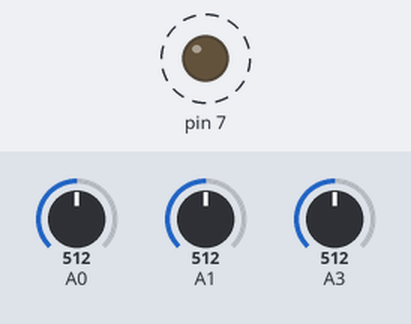
The sketch below on a simulated Arduino Uno, built with avr-gcc and run on an emulated ATmega328P. Parts: output pins drawn as LEDs (lit = HIGH). Dashed ring = blinking. The test bench sets the inputs (shaded band); at power-on: A0 = 512, A1 = 512, A3 = 512. What the sketch prints to the serial monitor is not drawn.

Above: at 0.5 s.
Timing chart, 0 to 4.7 s (numbered marks = the images above):
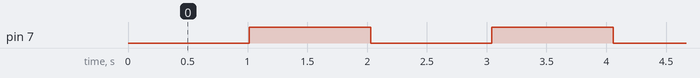

The sketch:

ehealth_eno.ino
```cpp
char zaehler;

void setup() {
  Serial.begin(115200);
  pinMode(7, OUTPUT);
  zaehler = 0;
}

float getTemperature(void)
{
    //Local variables
    float Temperature; //Corporal Temperature
    float Resistance;  //Resistance of sensor.
    float ganancia=5.0;
    float Vcc=3.3;
    float RefTension=3.0; // Voltage Reference of Wheatstone bridge.
    float Ra=4700.0; //Wheatstone bridge resistance.
    float Rc=4700.0; //Wheatstone bridge resistance.
    float Rb=821.0; //Wheatstone bridge resistance.
    int sensorValue = analogRead(A3);

    float voltage2=((float)sensorValue*Vcc)/1023; // binary to voltage conversion

    // Wheatstone bridge output voltage.
    voltage2=voltage2/ganancia;
    // Resistance sensor calculate
    float aux=(voltage2/RefTension)+Rb/(Rb+Ra);
    Resistance=Rc*aux/(1-aux);
    if (Resistance >=1822.8) {
        // if temperature between 25ºC and 29.9ºC. R(tª)=6638.20457*(0.95768)^t
        Temperature=log(Resistance/6638.20457)/log(0.95768);
    } else {
        if (Resistance >=1477.1){
                        // if temperature between 30ºC and 34.9ºC. R(tª)=6403.49306*(0.95883)^t
                        Temperature=log(Resistance/6403.49306)/log(0.95883);
        } else {
                if (Resistance >=1204.8){
                        // if temperature between 35ºC and 39.9ºC. R(tª)=6118.01620*(0.96008)^t
                        Temperature=log(Resistance/6118.01620)/log(0.96008);
                }
                else{
                        if (Resistance >=988.1){
                                // if temperature between 40ºC and 44.9ºC. R(tª)=5859.06368*(0.96112)^t
                                Temperature=log(Resistance/5859.06368)/log(0.96112);
                        }
                        else {
                                if (Resistance >=811.7){
                                        // if temperature between 45ºC and 50ºC. R(tª)=5575.94572*(0.96218)^t
                                        Temperature=log(Resistance/5575.94572)/log(0.96218);
                                }
                        }
                }
        }
    }

    return Temperature;
}


void loop() {
  zaehler++;
//  int airFlow = analogRead(A1);
//  int emg = analogRead(0);
//  int temp = getTemperature();
  Serial.print(analogRead(A1));
  Serial.print(";");
  Serial.print(analogRead(0));
  Serial.print(";");
  Serial.println(getTemperature());
  delay(100);

  if(zaehler >= 10) {
    zaehler = 0;
    if(digitalRead(7) == HIGH) {
      digitalWrite(7, LOW);
    } else {
      digitalWrite(7, HIGH);
    }
  }


}
```

Measured:
- by itself, pin 7: alternates HIGH for 1.0 s and LOW for 1.0 s
